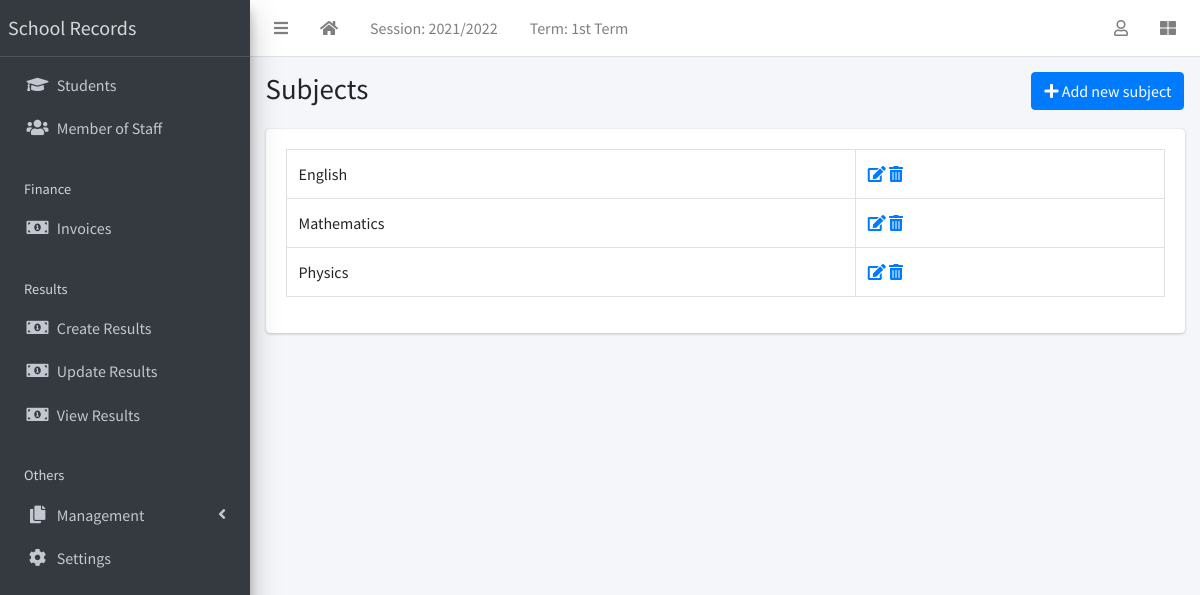
The app's page /subject/list/ (signed in) with its own data.
### apps/corecode/models.py (models this page shows, shortened)
class AcademicSession(models.Model):
    name = models.CharField(max_length=200, unique=True)
    current = models.BooleanField(default=True)
    class Meta:
        ordering = ["-name"]

class AcademicTerm(models.Model):
    name = models.CharField(max_length=20, unique=True)
    current = models.BooleanField(default=True)
    class Meta:
        ordering = ["name"]

class Subject(models.Model):
    name = models.CharField(max_length=200, unique=True)
    class Meta:
        ordering = ["name"]
    def __str__(self):
        return self.name

### apps/corecode/views.py (the view)
# urls.py: path("subject/list/", SubjectListView.as_view(), name="subjects"),
class SubjectListView(LoginRequiredMixin, SuccessMessageMixin, ListView):
    model = Subject
    template_name = "corecode/subject_list.html"
    def get_context_data(self, **kwargs):
        context = super().get_context_data(**kwargs)
        context["form"] = SubjectForm()
        return context

### apps/corecode/context_processors.py (called while the page is built)
def site_defaults(request):
    current_session = AcademicSession.objects.get(current=True)
    current_term = AcademicTerm.objects.get(current=True)
    vals = SiteConfig.objects.all()
    contexts = {
        "current_session": current_session.name,
        "current_term": current_term.name,
    }
    for val in vals:
        contexts[val.key] = val.value
    return contexts

### apps/corecode/templates/corecode/subject_list.html (shortened to what this page needs)
{% extends 'base.html' %}
{% load widget_tweaks %}
{% block title %}
Subjects
{% endblock title %}
{% block breadcrumb %}
  <a class="btn btn-primary" href="#" data-toggle="modal" data-target="#modal1">
    <i class="fa fa-plus"></i>
    Add new subject
  </a>
{% endblock breadcrumb %}
{% block content %}
  <div class="row">
    <div class="col-sm-12">
        <table class="table table-bordered">
          <tbody>
            {% for object in object_list %}
            <tr>
              <td>{{ object }}</td>
              <td><a href="{% url 'subject-update' object.id %}"><i
                    class="fa fa-edit"></i></a> <a
                  href="{% url 'subject-delete' object.id %}"><i
                    class="fa fa-trash-alt"></i></a></td>
            </tr>
            {% endfor %}
          </tbody>
        </table>
    </div>
  </div>
{% endblock content %}

### templates/base.html (shortened to what this page needs)
{% load static %}
<!DOCTYPE html>
<html lang="en">
<head>
  <link rel="stylesheet" href="{% static 'plugins/fontawesome-free/css/all.min.css' %}">
  <link rel="stylesheet" href="{% static 'plugins/toastr/toastr.min.css' %}">
  <link rel="stylesheet"
    href="{% static 'plugins/overlayScrollbars/css/OverlayScrollbars.min.css' %}">
  <link rel="stylesheet" href="{% static 'plugins/Datatables/datatables.min.css' %}" />
  <link rel="stylesheet" href="{% static 'dist/css/adminlte.min.css' %}">
</head>
<body
  class="hold-transition sidebar-mini layout-fixed layout-navbar-fixed layout-footer-fixed">
  <div class="wrapper">
    <nav class="main-header navbar navbar-expand navbar-white navbar-light">
      <ul class="navbar-nav">
        <li class="nav-item">
          <a class="nav-link" data-widget="pushmenu" href="#" role="button"><i
              class="fas fa-bars"></i></a>
        </li>
        <li class="nav-item d-none d-sm-inline-block">
          <a href="{% url 'home' %} " class="nav-link"><i class="fa fa-home"></i></a>
        </li>
        <li class="nav-item d-none d-sm-inline-block">
          <a href="{% url 'current-session' %}" class="nav-link">Session: {{ current_session }}</a>
        </li>
        <li class="nav-item d-none d-sm-inline-block">
          <a href="{% url 'current-session' %}" class="nav-link">Term: {{ current_term }}</a>
        </li>
      </ul>
      <ul class="navbar-nav ml-auto">
        <li class="nav-item dropdown">
          <a class="nav-link" data-toggle="dropdown" href="#">
            <i class="far fa-user"></i>
          </a>
        </li>
        <li class="nav-item">
          <a class="nav-link" data-widget="control-sidebar" data-slide="true"
            href="#" role="button"><i class="fas fa-th-large"></i></a>
        </li>
      </ul>
    </nav>
    <aside class="main-sidebar sidebar-dark-primary elevation-4">
      <a href="{% url 'home' %}" class="brand-link">School Records</a>
      <div class="sidebar">
        <nav class="mt-2">
          <ul class="nav nav-pills nav-sidebar flex-column"
            data-widget="treeview" role="menu" data-accordion="false">
            <li class="nav-item">
              <a href="{% url 'student-list' %}" class="nav-link">
                <i class="nav-icon fas fa-graduation-cap"></i>
                <p>
                  Students
                </p>
              </a>
            </li>
            <li class="nav-item">
              <a href="{% url 'staff-list' %}" class="nav-link">
                <i class="nav-icon fas fa-users"></i>
                <p>
                  Member of Staff
                </p>
              </a>
            </li>
            <li class="nav-header">Finance</li>
            <li class="nav-item">
              <a href="{% url 'invoice-list' %}" class="nav-link">
                <i class="nav-icon fas fa-money-bill-alt"></i>
                <p>
                  Invoices
                </p>
              </a>
            </li>
            <li class="nav-header">Results</li>
            <li class="nav-item">
              <a href="{% url 'create-result' %}" class="nav-link">
                <i class="nav-icon fas fa-money-bill-alt"></i>
                <p>
                  Create Results
                </p>
              </a>
            </li>
            <li class="nav-item">
              <a href="{% url 'edit-results' %}" class="nav-link">
                <i class="nav-icon fas fa-money-bill-alt"></i>
                <p>
                  Update Results
                </p>
              </a>
            </li>
            <li class="nav-item">
              <a href="{% url 'view-results' %}" class="nav-link">
                <i class="nav-icon fas fa-money-bill-alt"></i>
                <p>
                  View Results
                </p>
              </a>
            </li>
            <li class="nav-header">Others</li>
            <li class="nav-item has-treeview">
              <a href="#" class="nav-link">
                <i class="nav-icon fas fa-copy"></i>
                <p>
                  Management
                  <i class="fas fa-angle-left right"></i>
                </p>
              </a>
            </li>
            <li class="nav-item">
              <a href="{% url 'configs' %}" class="nav-link">
                <i class="nav-icon fas fa-cog"></i>
                <p>
                  Settings
                </p>
              </a>
            </li>
          </ul>
        </nav>
      </div>
    </aside>
    <div class="content-wrapper">
      <section class="content-header">
        <div class="container-fluid">
          <div class="row mb-1">
            <div class="col-sm-8">
              <h1>{% block title %}{% endblock title %}</h1>
            </div>
            <div class="col-sm-4">
              <ol class="breadcrumb float-sm-right">
                <li class="breadcrumb-item">{% block breadcrumb %}{% endblock breadcrumb %}</li>
              </ol>
            </div>
          </div>
        </div>
      </section>
      <section class="content">
        <div class="container-fluid">
          <div class="row">
            <div class="col-md-12">
              {% block fullcard %}
              <div class="card">
                <div class="card-body">
                  <div class="row">
                    <div class="col">
                      {% block content %}
                      {% endblock content %}
                    </div>
                  </div>
                </div>
              </div>
              {% endblock fullcard %}
            </div>
          </div>
        </div>
      </section>
    </div>
  </div>
</body>
</html>

### records on screen
AcademicSession: name "2021/2022"
AcademicTerm: name "1st Term"
Subject: name "English"
Subject: name "Mathematics"
Subject: name "Physics"
